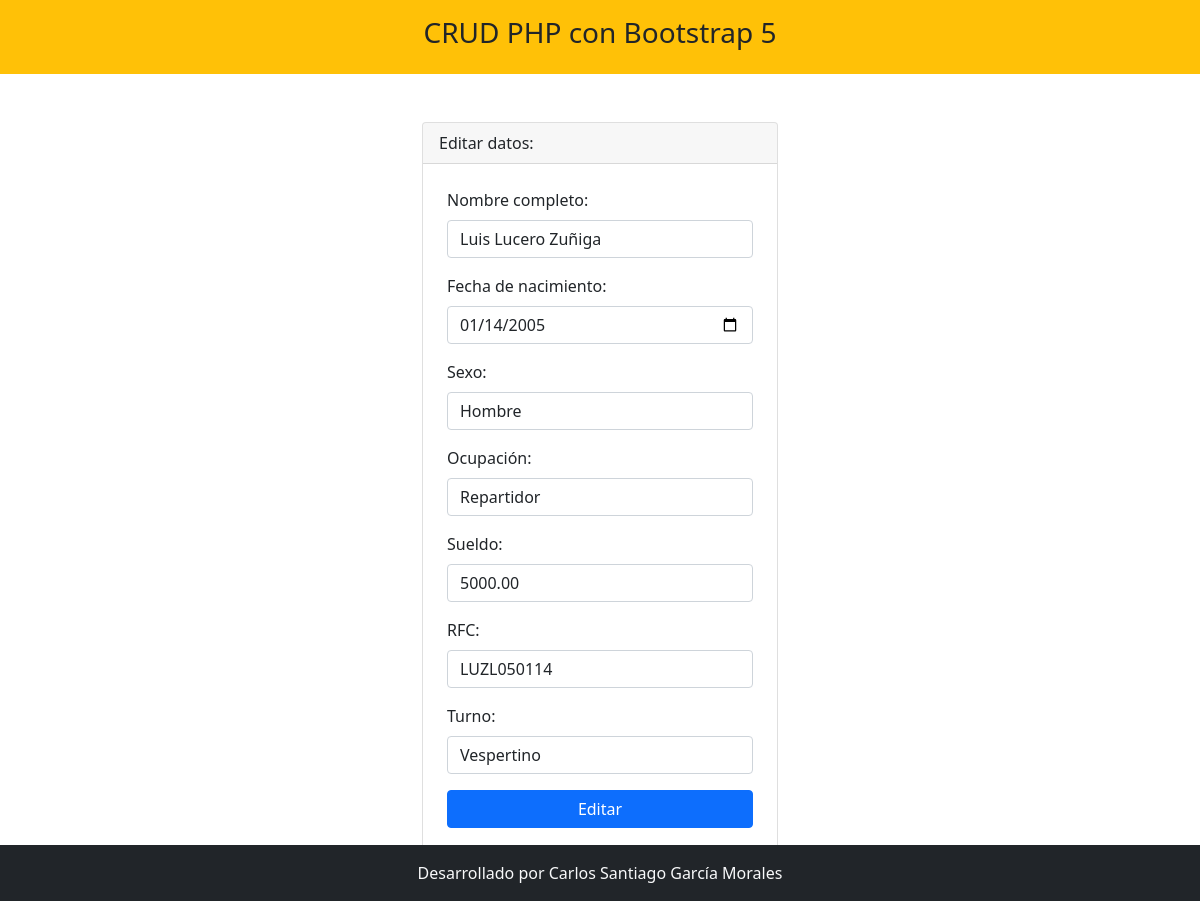
The app's page /editar.php?id_empleado=E02 with its own data.
### tables this page shows
CREATE TABLE `tbl_empleados` (
  `id_empleado` varchar(5) NOT NULL,
  `nombre` varchar(100) NOT NULL,
  `fecha_nacimiento` date NOT NULL,
  `sexo` varchar(20) NOT NULL,
  `ocupacion` varchar(30) NOT NULL,
  `sueldo` decimal(10,2) NOT NULL,
  `rfc` varchar(10) NOT NULL,
  `turno` varchar(30) NOT NULL
);

### editar.php (the view, shortened to what this page needs)
<?php include 'template/header.php' ?>
<?php
    include_once 'model/conexion.php';
    $id = $_GET['id_empleado'];
    $sentencia = $bd->prepare("select * from tbl_empleados where id_empleado = ?;");
    $sentencia->execute([$id]);
    $empleado = $sentencia->fetch(PDO::FETCH_OBJ);
?>
<div class="container mt-5">
    <div class="row justify-content-center">
        <div class="col-md-4">
            <div class="card">
                <div class="card-header">
                    Editar datos:
                </div>
                <form class="p-4" method="POST" action="editarProceso.php">
                    <div class="mb-3">
                        <label class="form-label">Nombre completo: </label>
                        <input type="text" class="form-control" name="nombre" autofocus required
                        value="<?php echo $empleado->nombre; ?>">
                    </div>
                    <div class="mb-3">
                        <label class="form-label">Fecha de nacimiento: </label>
                        <input type="date" class="form-control" name="fecha_nacimiento" autofocus required
                        value="<?php echo $empleado->fecha_nacimiento; ?>">
                    </div>
                    <div class="mb-3">
                        <label class="form-label">Sexo: </label>
                        <input type="text" class="form-control" name="sexo" autofocus required
                        value="<?php echo $empleado->sexo; ?>">
                    </div>
                    <div class="mb-3">
                        <label class="form-label">Ocupación: </label>
                        <input type="text" class="form-control" name="ocupacion" autofocus required
                        value="<?php echo $empleado->ocupacion; ?>">
                    </div>
                    <div class="mb-3">
                        <label class="form-label">Sueldo: </label>
                        <input type="number" class="form-control" name="sueldo" autofocus required
                        value="<?php echo $empleado->sueldo; ?>">
                    </div>
                    <div class="mb-3">
                        <label class="form-label">RFC: </label>
                        <input type="text" class="form-control" name="rfc" autofocus required
                        value="<?php echo $empleado->rfc; ?>">
                    </div>
                    <div class="mb-3">
                        <label class="form-label">Turno: </label>
                        <input type="text" class="form-control" name="turno" autofocus required
                        value="<?php echo $empleado->turno; ?>">
                    </div>
                    <div class="d-grid">
                        <input type="submit" class="btn btn-primary" value="Editar">
                    </div>
                </form>
            </div>
        </div>
    </div>
</div>
<?php include 'template/footer.php' ?>

### records on screen
tbl_empleados: nombre "Luis Lucero Zuñiga", fecha_nacimiento "01/14/2005", sexo "Hombre", ocupacion "Repartidor", sueldo "5000.00", rfc "LUZL050114", turno "Vespertino"
